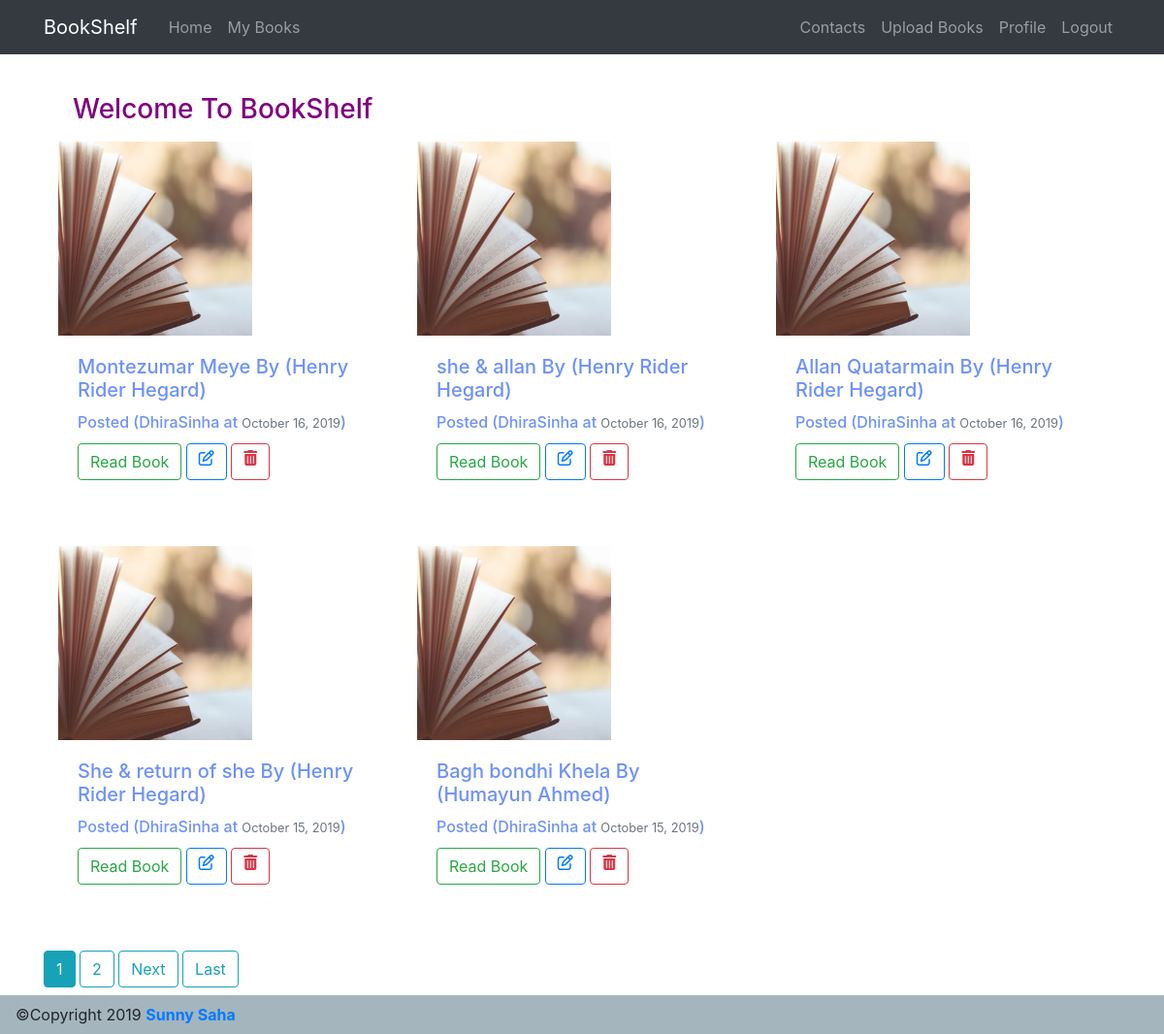
Screenshot of / (signed in) with the database file from the repository.
### pdflist/models.py (models this page shows, shortened)
class BookList(models.Model):
    author = models.CharField(max_length=255)
    pdf_file = models.FileField()
    title = models.CharField(max_length=255)
    user = models.ForeignKey(User, on_delete=models.CASCADE)
    date_upload = models.DateTimeField(default=timezone.now)
    make_public = models.BooleanField(default=True)

### pdflist/views.py (the view)
# urls.py: path('', views.BooklistView.as_view(), name='homepage'),
class BooklistView( LoginRequiredMixin,ListView):
        model = BookList
        template_name = 'pdflist/home.html'
        context_object_name = 'items'
        ordering = ['-date_upload']
        paginate_by = 6

### pdflist/templates/pdflist/home.html (shortened to what this page needs)
{% extends 'pdflist/base.html' %}
{% load static %}
{% block content %}
<div class="albums-container container-fluid">
    <div class="col-sm-12 pb-2">
        <h3 style="color:purple;">Welcome To BookShelf</h3>
    </div>
    <div class="row">
        {% for item in items %}
        {% if item.make_public == True %}
        <div class="col-sm-6 col-lg-4 pb-5" style="width: 25rem;">
            <img src="{%  static 'defaultbook.jpeg' %}" class="title_img" style="height:200px; width:200px;">
            <div class="card-body">
                <h5 class="card-title" style="color:#6E92F9;">{{ item.title }} By ({{ item.author }})</h5>
                <h6 class="card-title" style="color:#6E92F9;">Posted ({{ item.user }} at <small class="text-muted">{{ item.date_upload|date:"F d, Y" }}</small>)</h6>
                <a href="{{ item.pdf_file.url }}" target="_blank" class="btn btn-outline-success">Read Book</a>
                 <a href="{% url 'post_update' item.id %}"><span class=" btn btn-outline-primary fa fa-pencil-square-o" aria-hidden="true" style="height: 38px"></span></a>
                <a href="{% url 'post_delete' item.id %}"><span class=" btn btn-outline-danger fa fa-trash" aria-hidden="true" style="height: 38px"></span></a>
            </div>
        </div>
        {% endif %}
        {% endfor %}
    </div>
</div>
<div class="mb-5">
    {% if is_paginated %}
        {% for num in page_obj.paginator.page_range %}
            {% if page_obj.number == num %}
                 <a class="btn btn-info md-4" href="?page={{ num }}"> {{ num }}</a>
            {% elif num > page_obj.number|add:'-2' and num < page_obj.number|add:'2' %}
                <a class="btn btn-outline-info md-4" href="?page={{ num }}">{{ num }}</a>
            {% endif %}
        {% endfor %}
        {% if page_obj.has_next %}
            <a class="btn btn-outline-info md-4" href="?page={{ page_obj.next_page_number }}">Next</a>
            <a class="btn btn-outline-info md-4" href="?page={{ page_obj.paginator.num_pages }}">Last</a>
        {% endif %}
    {% endif %}
    </div>
{% endblock %}

### pdflist/templates/pdflist/base.html (shortened to what this page needs)
{% load static %}
<!DOCTYPE html>
<html lang="en">
<head>
    <link rel="stylesheet" href="https://maxcdn.bootstrapcdn.com/bootstrap/4.0.0/css/bootstrap.min.css"
>
    <link href="https://stackpath.bootstrapcdn.com/font-awesome/4.7.0/css/font-awesome.min.css" rel="stylesheet">
</head>
<body>
<header class="site-header mb-5">
    <nav class="navbar navbar-expand-md navbar-dark bg-dark fixed-top">
        <div class="container">
            <a class="navbar-brand mr-4" href="{% url 'about' %}">BookShelf</a>
            <div class="collapse navbar-collapse" id="navbarToggle">
                    <div class="navbar-nav mr-auto">
                        {% if user.is_authenticated %}
                        <a class="nav-item nav-link" href="{% url 'homepage' %}">Home</a>
                         <a class="nav-item nav-link" href="{% url 'user_book' request.user.username %}">My Books</a>
                        {% endif %}
                    </div>
                <div class="navbar-nav">
                    {% if user.is_authenticated %}
                    <a class="nav-item nav-link" href="{% url 'contact' %}">Contacts</a>
                     <a class="nav-item nav-link" href="{% url 'book-upload' %}">Upload Books</a>
                     <a class="nav-item nav-link" href="{% url 'profile' %}">Profile</a>
                    <a class="nav-item nav-link" href="{% url 'logout' %}">Logout</a>
                    {% else %}
                        <a class="nav-item nav-link" href="{% url 'login' %}">Login</a>
                        <a class="nav-item nav-link" href="{% url 'register' %}">Register</a>
                    {% endif %}
                </div>
            </div>
        </div>
    </nav>
</header>
<div class="mt-5">
<nav class="navbar navbar-light fixed-bottom" style="background-color: #A4B5BE; height:40px;">
  <div class="footer-copyright text-center">©Copyright 2019
    <a href="http://www.scsahasunny.wix.com/aboutsunny"  target="_blank"><b>Sunny Saha</b></a>
  </div>
</nav>
</div>
<main role="main" class="container">
    <div class="row">
        <div class="col-md-12 mt-5">
            {% block content %}
            {% endblock %}
        </div>
    </div>
</main>
</body>
</html>

### rows the page displays
BookList: make_public True (drawn), title "Montezumar Meye", author "Henry Rider Hegard", user "DhiraSinha", date_upload "October 16, 2019"
BookList: make_public True (drawn), title "she & allan", author "Henry Rider Hegard", user "DhiraSinha", date_upload "October 16, 2019"
BookList: make_public True (drawn), title "Allan Quatarmain", author "Henry Rider Hegard", user "DhiraSinha", date_upload "October 16, 2019"
BookList: make_public True (drawn), title "She & return of she", author "Henry Rider Hegard", user "DhiraSinha", date_upload "October 15, 2019"
BookList: make_public True (drawn), title "Bagh bondhi Khela", author "Humayun Ahmed", user "DhiraSinha", date_upload "October 15, 2019"

### other values shown
{{ num }} "1"
{{ num }} "2"
